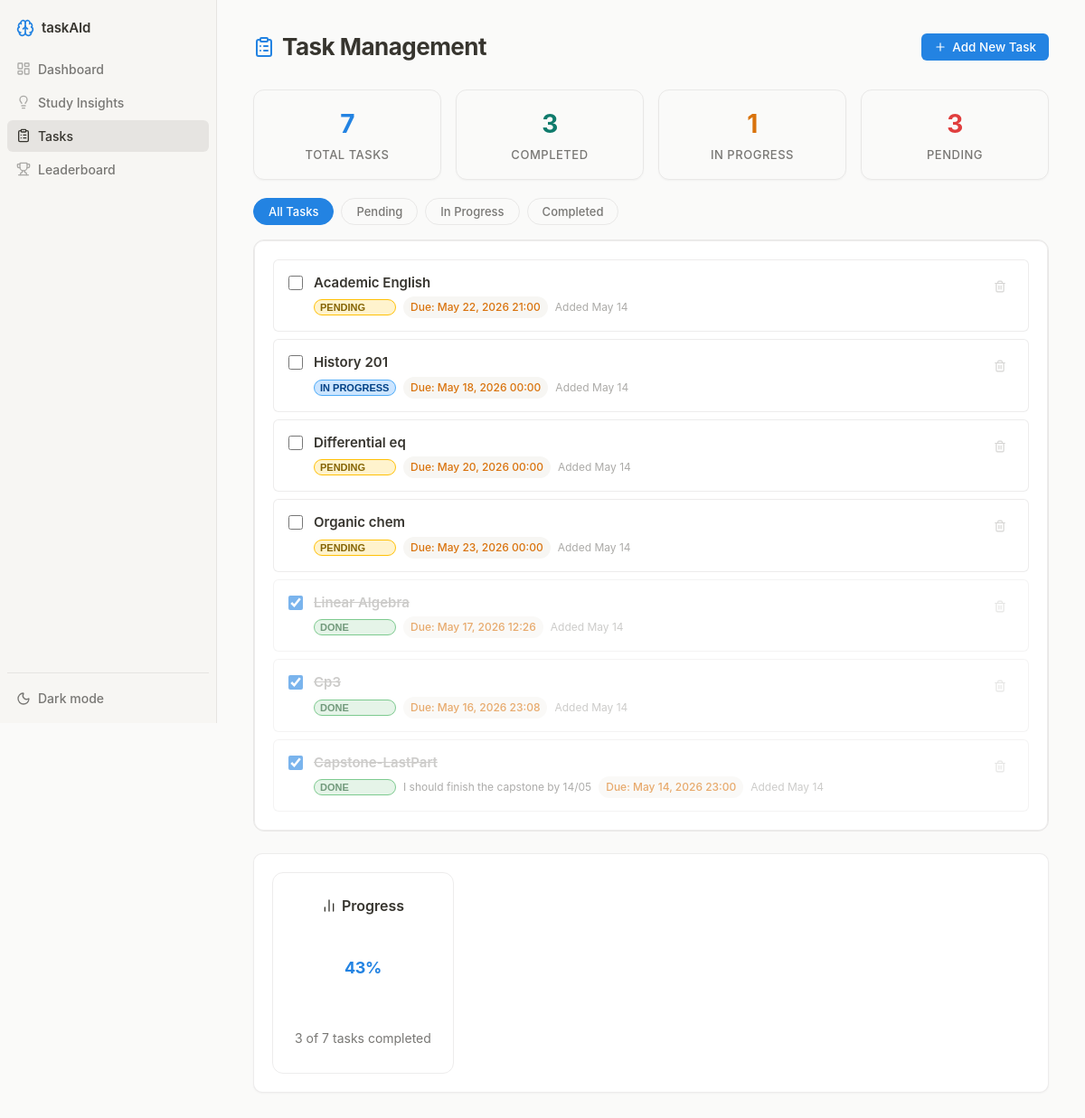
/tasks/, run on the app's committed database.
### taskaid/models.py (models this page shows, shortened)
class Task(models.Model):
    STATUS_PENDING = 'pending'
    STATUS_INPROG = 'in-progress'
    STATUS_DONE = 'done'
    STATUS_CHOICES = [
        (STATUS_PENDING, 'Pending'),
        (STATUS_INPROG, 'In Progress'),
        (STATUS_DONE, 'Done'),
    ]
    SUBJECT_CHOICES = [
        ('math', 'Mathematics'),
        ('science', 'Science'),
        ('history', 'History'),
        ('language', 'Language Arts'),
        ('other', 'Other'),
    ]
    user = models.ForeignKey(StudyUser, on_delete=models.CASCADE, related_name="tasks", null=True, blank=True)
    title = models.CharField(max_length=255)
    description = models.TextField(blank=True)
    subject = models.CharField(max_length=20, choices=SUBJECT_CHOICES, null=True, blank=True)
    deadline = models.DateTimeField(null=True, blank=True)
    status = models.CharField(max_length=20, choices=STATUS_CHOICES, default=STATUS_PENDING)
    completed = models.BooleanField(default=False)  # Added for template compatibility
    created_at = models.DateTimeField(auto_now_add=True)
    updated_at = models.DateTimeField(auto_now=True)
    completed_at = models.DateTimeField(null=True, blank=True)

### taskaid/views.py (the view)
# urls.py: path('tasks/', tasks_page, name='tasks_page'),
def tasks_page(request):
    tasks = Task.objects.all().order_by("-created_at")
    total_tasks = tasks.count()
    completed_tasks = tasks.filter(completed=True).count()
    in_progress_tasks = tasks.filter(status=Task.STATUS_INPROG).count()
    pending_tasks = tasks.filter(status=Task.STATUS_PENDING, completed=False).count()
    return render(request, "tasks.html", {
        "tasks": tasks,
        "total_tasks": total_tasks,
        "completed_tasks": completed_tasks,
        "in_progress_tasks": in_progress_tasks,
        "pending_tasks": pending_tasks,
    })

### taskaid/templates/tasks.html (shortened to what this page needs)
<!DOCTYPE html>
<html lang="en">
<head>
    {% load static %}
    <link rel="stylesheet" href="{% static 'style.css' %}">
</head>
<body>
    <div class="sidebar">
        <div class="sidebar-header">
            <i data-lucide="brain"></i> taskAId
        </div>
        <div class="nav-item" data-page="dashboard">
            <i data-lucide="layout-dashboard"></i> Dashboard
        </div>
        <div class="nav-item" data-page="insights">
            <i data-lucide="lightbulb"></i> Study Insights
        </div>
        <div class="nav-item" data-page="tasks">
            <i data-lucide="clipboard-list"></i> Tasks
        </div>
        <div class="nav-item" data-page="leaderboard">
            <i data-lucide="trophy"></i> Leaderboard
        </div>
        <div class="sidebar-bottom">
            <button class="dark-mode-toggle" id="darkModeToggle">
                <span>Dark mode</span>
            </button>
        </div>
    </div>
    <div class="main-content">
        <div class="header">
            <h1 class="page-title"><i data-lucide="clipboard-list"></i> Task Management</h1>
            <div class="header-buttons">
                <button class="btn btn-primary" id="addTaskBtn"><i data-lucide="plus"></i> Add New Task</button>
            </div>
        </div>
        <div class="task-stats">
            <div class="stat-item">
                <div class="stat-number" id="statTotal">{{ total_tasks }}</div>
                <div class="stat-label">Total Tasks</div>
            </div>
            <div class="stat-item">
                <div class="stat-number" id="statCompleted">{{ completed_tasks }}</div>
                <div class="stat-label">Completed</div>
            </div>
            <div class="stat-item">
                <div class="stat-number" id="statInProgress">{{ in_progress_tasks }}</div>
                <div class="stat-label">In Progress</div>
            </div>
            <div class="stat-item">
                <div class="stat-number" id="statPending">{{ pending_tasks }}</div>
                <div class="stat-label">Pending</div>
            </div>
        </div>
        <div class="task-filters">
            <button class="filter-btn active" data-filter="all">All Tasks</button>
            <button class="filter-btn" data-filter="pending">Pending</button>
            <button class="filter-btn" data-filter="in-progress">In Progress</button>
            <button class="filter-btn" data-filter="done">Completed</button>
        </div>
        <div class="tasks-container">
            <div class="task-section">
                <div class="task-list" id="taskList">
                    {% for task in tasks %}
                    <div class="task-item {% if task.completed %}completed{% endif %}"
                         data-task-id="{{ task.id }}"
                         data-status="{{ task.status }}">
                        <input type="checkbox" class="task-checkbox"
                               {% if task.completed %}checked{% endif %}
                               onchange="toggleTask({{ task.id }}, this)">
                        <div class="task-content">
                            <div class="task-name {% if task.completed %}task-done-text{% endif %}">
                                {{ task.title }}
                            </div>
                            <div class="task-details">
                                <select class="status-select status-{{ task.status }}"
                                        onchange="setStatus({{ task.id }}, this)">
                                    <option value="pending"     {% if task.status == 'pending' %}selected{% endif %}>Pending</option>
                                    <option value="in-progress" {% if task.status == 'in-progress' %}selected{% endif %}>In Progress</option>
                                    <option value="done"        {% if task.status == 'done' %}selected{% endif %}>Done</option>
                                </select>
                                {% if task.description %}
                                    <span class="task-desc">{{ task.description|truncatechars:60 }}</span>
                                {% endif %}
                                {% if task.deadline %}
                                    <span class="task-time">Due: {{ task.deadline|date:"M d, Y H:i" }}</span>
                                {% endif %}
                                <span class="task-created">Added {{ task.created_at|date:"M d" }}</span>
                            </div>
                        </div>
                        <div class="task-actions">
                            <button class="action-btn delete" onclick="deleteTask({{ task.id }})" title="Delete task">
                                <i data-lucide="trash-2"></i>
                            </button>
                        </div>
                    </div>
                    {% empty %}
                    <div class="no-tasks-msg" id="noTasksMsg">
                        <i data-lucide="clipboard-list"></i>
                        <p>No tasks yet. Click "Add New Task" to get started!</p>
                    </div>
                    {% endfor %}
                </div>
            </div>
        </div>
        <div class="progress-overview">
            <div class="progress-card">
                <h3><i data-lucide="bar-chart-2"></i> Progress</h3>
                <div class="progress-ring">
                    <div class="progress-circle">
                        <span class="progress-text" id="progressPct">
                            {% if total_tasks > 0 %}
                                {% widthratio completed_tasks total_tasks 100 %}%
                            {% else %}
                                0%
                            {% endif %}
                        </span>
                    </div>
                </div>
                <div class="progress-details">
                    <p id="progressDetail">{{ completed_tasks }} of {{ total_tasks }} tasks completed</p>
                </div>
            </div>
        </div>
    </div>
</body>
</html>

### taskaid/templates/tasks.html (style rules this page uses)
.task-item { display: flex; align-items: flex-start; gap: 12px; padding: 14px 16px; border-bottom: 1px solid var(--border); transition: background 0.2s; }
.task-item.completed { opacity: 0.6; }
.task-checkbox { margin-top: 3px; width: 16px; height: 16px; cursor: pointer; flex-shrink: 0; }
.task-content { flex: 1; min-width: 0; }
.task-name { font-weight: 600; font-size: 15px; color: var(--text-primary); margin-bottom: 4px; }
.task-done-text { text-decoration: line-through; color: var(--text-tertiary); }
.task-details { display: flex; flex-wrap: wrap; gap: 8px; align-items: center; font-size: 12px; }
.status-select { padding: 2px 6px; border-radius: 12px; font-weight: 600; text-transform: uppercase; font-size: 11px; border: 1px solid transparent; cursor: pointer; appearance: none; -webkit-appearance: none; outline: none; }
.status-select.status-pending { background: #fff3cd; color: #856404; border-color: #ffc107; }
.status-select.status-in-progress { background: #cce5ff; color: #004085; border-color: #4dabf7; }
.status-select.status-done { background: #d4edda; color: #155724; border-color: #28a745; }
.status-select option { font-weight: normal; text-transform: none; background: #fff; color: #333; }
.task-desc { color: var(--text-secondary); }
.task-time { color: var(--warning); font-weight: 500; }
.task-created { color: var(--text-tertiary); }
.task-actions { flex-shrink: 0; }
.action-btn.delete { background: none; border: none; cursor: pointer; padding: 6px; border-radius: 6px; color: var(--text-tertiary); opacity: 0.5; transition: opacity 0.2s, background 0.2s, color 0.2s; }
.task-stats { display: flex; gap: 16px; margin-bottom: 20px; flex-wrap: wrap; }
.stat-item { background: var(--card-bg); border: 1px solid var(--border); border-radius: 12px; padding: 16px 24px; text-align: center; flex: 1; min-width: 100px; }
.stat-number { font-size: 28px; font-weight: 700; color: var(--accent); }
.stat-label { font-size: 13px; color: var(--text-secondary); margin-top: 4px; }
.task-filters { display: flex; gap: 8px; margin-bottom: 16px; flex-wrap: wrap; }
.filter-btn { padding: 6px 16px; border-radius: 20px; border: 1px solid var(--border); background: var(--card-bg); color: var(--text-secondary); cursor: pointer; font-size: 13px; transition: all 0.2s; }
.filter-btn.active, .filter-btn:hover { background: var(--accent); color: #fff; border-color: var(--accent); }
.tasks-container { background: var(--card-bg); border: 1px solid var(--border); border-radius: 12px; overflow: hidden; margin-bottom: 24px; }
.task-section .task-list { padding: 0; }
.progress-overview { margin-top: 8px; }
.progress-card { background: var(--card-bg); border: 1px solid var(--border); border-radius: 12px; padding: 24px; text-align: center; display: inline-block; min-width: 200px; }
.progress-card h3 { margin: 0 0 16px; font-size: 16px; color: var(--text-primary); }
.progress-circle { width: 80px; height: 80px; border-radius: 50%; border: 6px solid var(--accent); display: flex; align-items: center; justify-content: center; margin: 0 auto 12px; }
.progress-text { font-size: 18px; font-weight: 700; color: var(--accent); }
.progress-details p { margin: 4px 0; font-size: 14px; color: var(--text-secondary); }

### data on the page
Task: title "Academic English", status+id "Pending", deadline "May 22, 2026 21:00", created_at "May 14"
Task: title "History 201", status+id "In Progress", deadline "May 18, 2026 00:00", created_at "May 14"
Task: title "Differential eq", status+id "Pending", deadline "May 20, 2026 00:00", created_at "May 14"
Task: title "Organic chem", status+id "Pending", deadline "May 23, 2026 00:00", created_at "May 14"
Task: completed "☑", title "Linear Algebra", status+id "Done", deadline "May 17, 2026 12:26", created_at "May 14"
Task: completed "☑", title "Cp3", status+id "Done", deadline "May 16, 2026 23:08", created_at "May 14"
Task: completed "☑", title "Capstone-LastPart", status+id "Done", description "I should finish the capstone by 14/05", deadline "May 14, 2026 23:00", created_at "May 14"

### other printed values
{{ total_tasks }} "7"
{{ completed_tasks }} "3"
{{ in_progress_tasks }} "1"
{{ pending_tasks }} "3"
